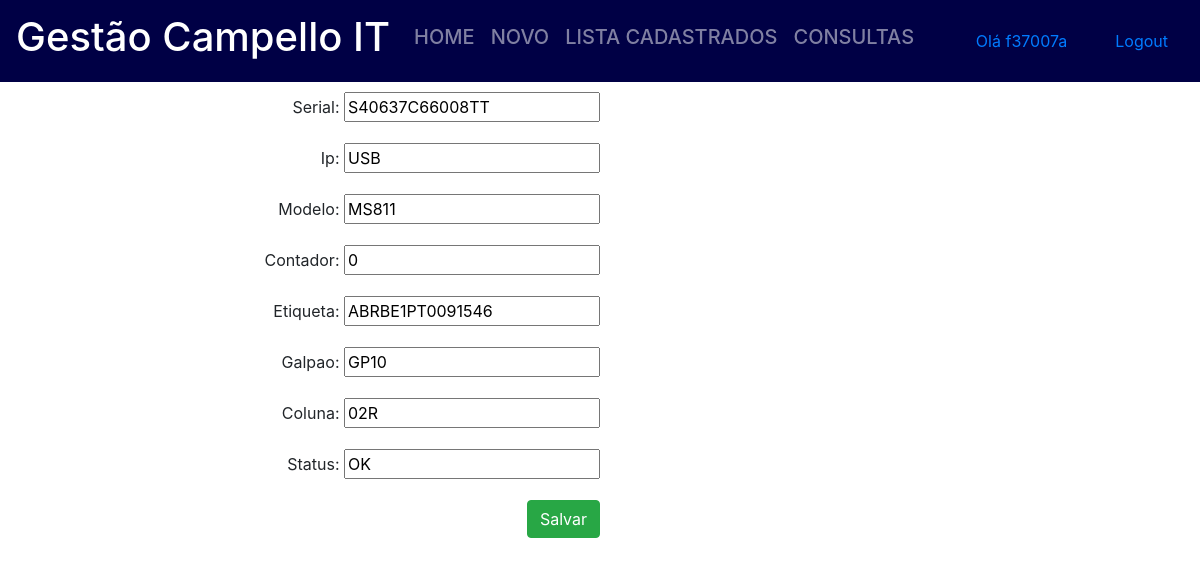
Page /printers/atualizar/S40637C66008TT (signed in) on the earlier database version.
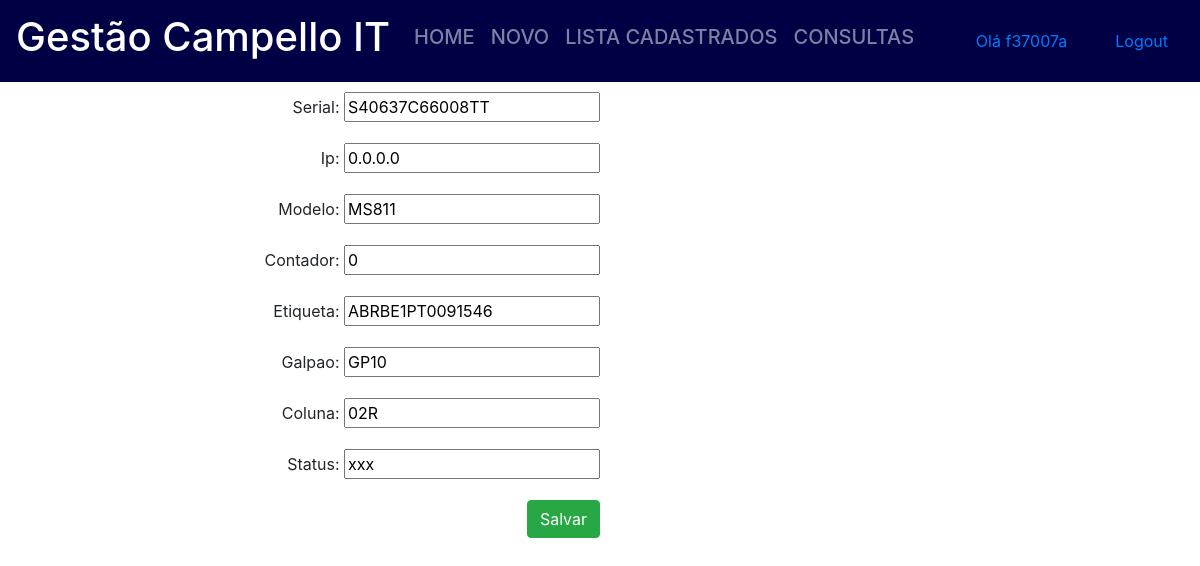
Same page on the later database version.
### impressora/models.py (models this page shows, shortened)
class Printer(models.Model):
    serial = models.CharField(max_length=20, primary_key=True)
    ip = models.GenericIPAddressField(null=True)
    modelo = models.CharField(max_length=8, null=True)
    contador = models.IntegerField(null=True)
    etiqueta = models.CharField(max_length=15)
    galpao = models.CharField(max_length=4)
    coluna = models.CharField(max_length=20)
    status = models.CharField(max_length=30, null=True)

### impressora/views.py (the view)
# urls.py: path('atualizar/<str:id>', atualizar,name='atualizar'),
@login_required
def atualizar(request, id): # Atualiza o equipamento no banco de dados.
    printer = get_object_or_404(Printer, pk=id)
    form = Impressora(request.POST or None, request.FILES or None, instance=printer)
    if form.is_valid():
        form.save()
        return redirect('consultaPrinter')
    return render(request, 'nova_printer.html', {'form': form})

### impressora/forms.py
class Impressora(ModelForm):
    class Meta:
        model = Printer
        widgets = {'etiqueta': forms.TextInput(attrs={'placeholder': 'EX: ABRBE1PT0091175'})}# Adiciona o placeholder
        fields = ['serial', 'ip', 'modelo', 'contador', 'etiqueta', 'galpao', 'coluna', 'status']

### impressora/templates/nova_printer.html (shortened to what this page needs)
{% extends 'base.html' %}
{% block content %}
  <div id="container-central">
    <form method="post" novalidate>
      {{ form.as_p }}
      <button type="submit" class="btn btn-success">Salvar</button>
    </form>
  </div>
{% endblock %}

Differences in the rows shown:
changed Printer "S40637C66008TT": ip "USB" → "0.0.0.0"; status "OK" → "xxx"
